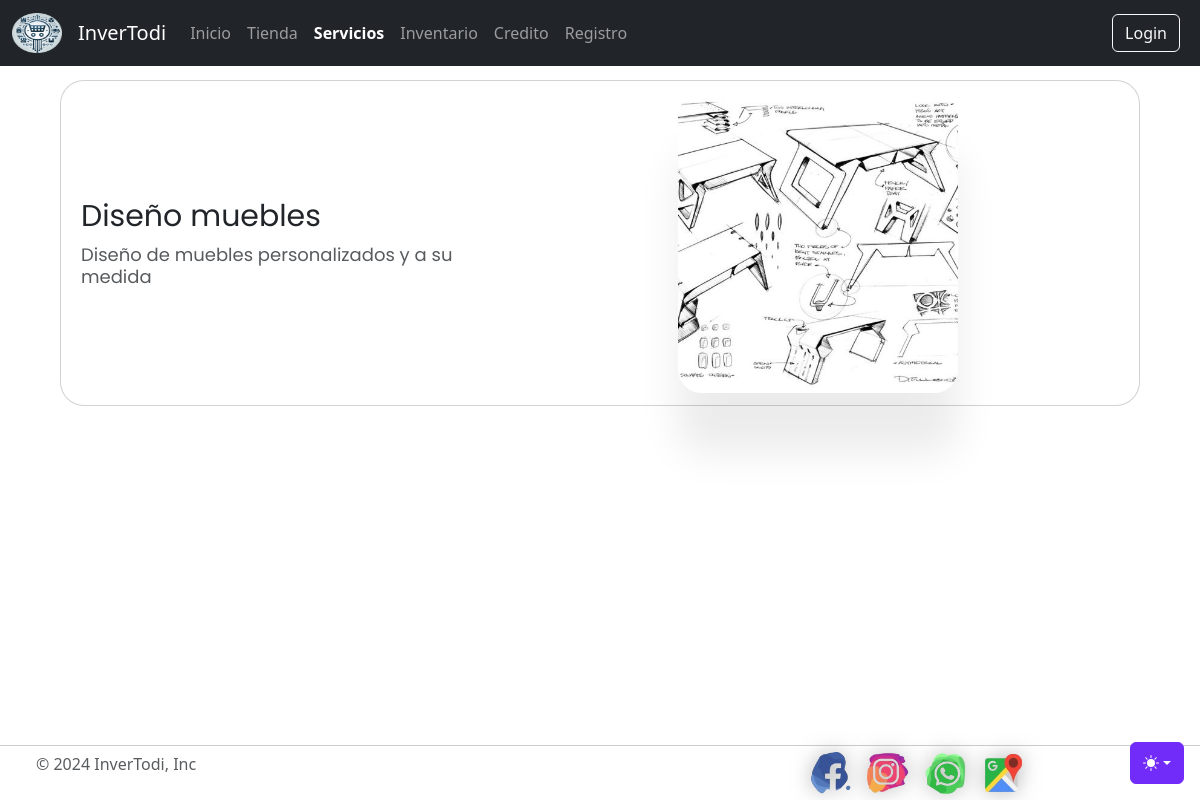
The app's page /servicios/, older data.
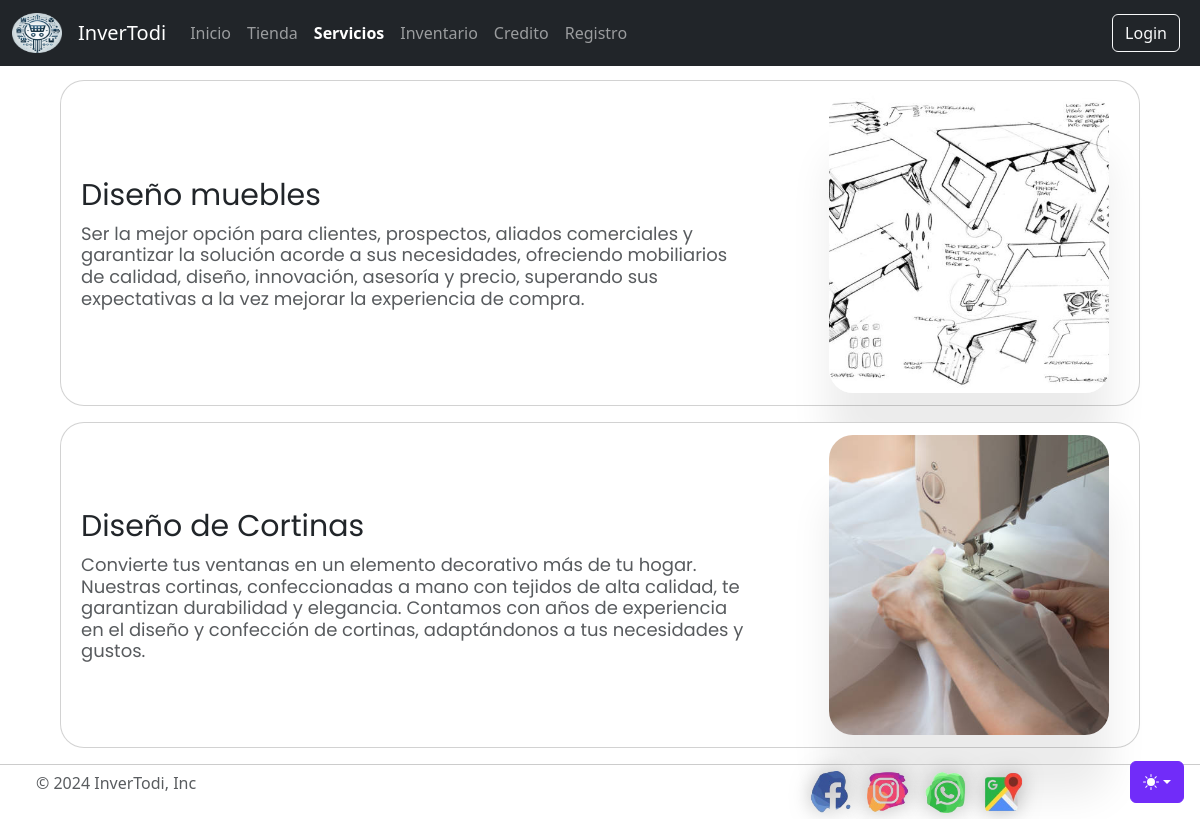
The same page, newer data.
### servicios/models.py (models this page shows, shortened)
class Servicio(models.Model):
    titulo=models.CharField(max_length=50)
    contenido=models.CharField(max_length=1000)
    imagen=models.ImageField(upload_to='servicios')
    created=models.DateTimeField(auto_now_add=True)
    updated=models.DateTimeField(auto_now_add=True)
    class Meta:
        verbose_name='Servicio'
        verbose_name_plural='Servicios'

### servicios/views.py (the view)
# urls.py: path('servicios/', include('servicios.urls')),
def servicios(request):
    servicios=Servicio.objects.all()
    return render(request,"servicios.html", {"servicios": servicios})

### servicios/templates/servicios.html (shortened to what this page needs)
{% extends "base.html" %}
{% load static %}
{% block content %}
<link rel="stylesheet" href="https://cdnjs.cloudflare.com/ajax/libs/font-awesome/6.5.1/css/all.min.css"/>
<div class="contenedor">
    {% for servicio in servicios %}
        <div class="card-service">
            <img class="card-service-img bd-placeholder-img bd-placeholder-img-lg featurette-image img-fluid mx-auto" width="500" height="500" preserveAspectRatio="xMidYMid slice"  src="{{servicio.imagen.url}}">
            <div>
                <div>
                    <h2>{{servicio.titulo}}</h2>
                    <h3>{{servicio.contenido}}</h3>
                </div>
            </div>
        </div>
    {% endfor %}
{% endblock %}

### appInventodi/templates/base.html (shortened to what this page needs)
<!doctype html>
<html lang="en" class="h-100" data-bs-theme="auto">
    <head>
        {% load humanize %}
        {% load static %}
        <link href="{% static 'css/bootstrap.min.css' %}" rel="stylesheet">
        <link href="{% static 'css/footerNavbar.css' %}" rel="stylesheet">
        <link href="{% static 'css/style.css' %}" rel="stylesheet">
        <link href="{% static 'css/grid.css' %}" rel="stylesheet">
        <link href="{% static 'css/carousel.css' %}" rel="stylesheet">
        <link href="{% static 'css/table.css' %}" rel="stylesheet">
    </head>
    <body>
        <div class="dropdown position-fixed bottom-0 end-0 mb-3 me-3 bd-mode-toggle">
            <button class="btn btn-bd-primary py-2 dropdown-toggle d-flex align-items-center"
                    id="bd-theme"
                    type="button"
                    aria-expanded="false"
                    data-bs-toggle="dropdown"
                    aria-label="Toggle theme (auto)">
                <svg class="bi my-1 theme-icon-active" width="1em" height="1em"><use href="#circle-half"></use></svg>
            </button>
        </div>
        <header data-bs-theme="dark">
            <nav class="navbar navbar-expand-md navbar-dark fixed-top bg-dark">
                <div class="container-fluid">
                    <a href="{% url 'Home' %}">
                        <img class="navbar-brand" href="{% url 'Home' %}" src="{% static 'img/logo.ico' %}" alt="Logo" width="50" height="50">
                    </a>
                    <a class="navbar-brand" href="{% url 'Home' %}">InverTodi</a>
                    <div class="collapse navbar-collapse" id="navbarCollapse">
                        <ul class="navbar-nav me-auto mb-2 mb-md-0">
                            <li class="nav-item">
                                <a class="nav-link {% if request.path == '/' %} present  {% endif %}" aria-current="page" href="{% url 'Home' %}">Inicio</a>
                            </li>
                            <li class="nav-item">
                                <a class="nav-link  {% if request.path == '/tienda/' %} present {% endif %}" aria-current="page" href="{% url 'Tienda' %}">Tienda</a>
                            </li>
                            <li class="nav-item">
                                <a class="nav-link  {% if request.path == '/servicios/' %} present {% endif %}" aria-current="page" href="{% url 'Servicios' %}">Servicios</a>
                            </li>
                            <li class="nav-item">
                                <a class="nav-link  {% if request.path == '/tienda/productos/' %} present {% endif %}" aria-current="page" href="{% url 'lista_productos' %}">Inventario</a>
                            </li>
                            <li class="nav-item">
                                <a class="nav-link  {% if request.path == '/credito/' %} present {% endif %}" aria-current="page" href="{% url 'Creditos' %}">Credito</a>
                            </li>
                            <li class="nav-item">
                                <a class="nav-link  {% if request.path == '/registro/ventas/' %} present {% endif %}" aria-current="page" href="{% url 'registro_ventas' %}">Registro</a>
                            </li>
                        </ul>
                        <div class="text-end">
                            <button type="button" class="btn btn-outline-light me-2">Login</button>
                        </div>
                    </div>
                </div>
            </nav>
          </header>
        <main style="margin-top: 1rem;">
                {% block content %}
                {% endblock %}
        </main>
        <footer>
            <div class="col-md-4 align-items-center" style="width: 50%;">
                <p class="mb-md-0 text-body-secondary">&copy; 2024 InverTodi, Inc</p>
            </div>
            <ul class="nav list-unstyled d-flex" style="width: 57%;display: flex !important;flex-direction: row;
                justify-content: center;">
                <a href="http://www.facebook.com" >
                    <img class="ms-3 footer-img" src="{% static 'img/face.png' %}" alt="Facebook">
                </a>
                <a href="http://www.instagram.com" >
                    <img class="ms-3 footer-img" src="{% static 'img/insta.png' %}" alt="Instagram">
                </a>
                <a href="http://www.whatsapp.com" >
                    <img class="ms-3 footer-img" src="{% static 'img/what.png' %}" alt="WhatsApp">
                </a>
                <a href="https://maps.app.goo.gl/puUXcixSYL7CX7vb6" >
                    <img class="ms-3 footer-img" src="{% static 'img/map.png' %}" alt="WhatsApp">
                </a>
            </ul>
        </footer>
    </body>
</html>

### appInventodi/static/css/footerNavbar.css (style rules this page uses)
.bd-placeholder-img { font-size: 1.125rem; text-anchor: middle; -webkit-user-select: none; -moz-user-select: none; user-select: none; }
@media (min-width: 768px) { .bd-placeholder-img-lg { font-size: 3.5rem; } }
.bi { vertical-align: -.125em; fill: currentColor; }
.btn-bd-primary { --bd-violet-bg: #712cf9; --bd-violet-rgb: 112.520718, 44.062154, 249.437846; --bs-btn-font-weight: 600; --bs-btn-color: var(--bs-white); --bs-btn-bg: var(--bd-violet-bg); --bs-btn-border-color: var(--bd-violet-bg); --bs-btn-hover-color: var(--bs-white); --bs-btn-hover-bg: #6528e0; --bs-btn-hover-border-color: #6528e0; --bs-btn-focus-shadow-rgb: var(--bd-violet-rgb); --bs-btn-active-color: var(--bs-btn-hover-color); --bs-btn-active-bg: #5a23c8; --bs-btn-active-border-color: #5a23c8; }
.bd-mode-toggle { z-index: 1500; }

### appInventodi/static/css/style.css (style rules this page uses)
.bd-placeholder-img { font-size: 1.125rem; text-anchor: middle; -webkit-user-select: none; -moz-user-select: none; user-select: none; }
.present { color: var(--bs-navbar-active-color); font-weight: bold; }
.bi { vertical-align: -.125em; fill: currentColor; }
.btn-bd-primary { --bd-violet-bg: #712cf9; --bd-violet-rgb: 112.520718, 44.062154, 249.437846; --bs-btn-font-weight: 600; --bs-btn-color: var(--bs-white); --bs-btn-bg: var(--bd-violet-bg); --bs-btn-border-color: var(--bd-violet-bg); --bs-btn-hover-color: var(--bs-white); --bs-btn-hover-bg: #6528e0; --bs-btn-hover-border-color: #6528e0; --bs-btn-focus-shadow-rgb: var(--bd-violet-rgb); --bs-btn-active-color: var(--bs-btn-hover-color); --bs-btn-active-bg: #5a23c8; --bs-btn-active-border-color: #5a23c8; }
.bd-mode-toggle { z-index: 1500; }
.contenedor { display: flex; background: var(--gradient); color: #fdfcfd; font-family: "Euclid Circular A", "Poppins"; flex-direction: column; align-items: center; }
.card-service { display: flex ; margin: 1rem 0 0 0; align-items: center; width: 90%; padding: 1% 30px 1% 20px; border-radius: 24px; flex-direction: row-reverse; color: var(--bs-body-color); border: var(--bs-card-border-width) solid var(--bs-card-border-color); --bs-card-border-width: var(--bs-border-width); --bs-card-border-color: var(--bs-border-color-translucent); --bs-card-bg: var(--bs-body-bg); background-color: var(--bs-card-bg); }
.card-service-img { max-width: 280px; width: 36vw; height: 300px; object-fit: cover; border-radius: inherit; box-shadow: 0 60px 40px rgb(0 0 0 / 8%); transition: border-radius 0.3s; }
.card-service h2 { font-size: 30px; font-weight: 400; margin-top: 0; margin-right: 30px; margin-bottom: 10px; }
.card-service h3 { font-size: 18px; font-weight: 400; margin: 0; opacity: 0.75; width: 90%; }
html, body { height: 100%; margin: 0; display: flex; flex-direction: column; }
body { display: flex; flex-direction: column; min-height: 100vh; }
main { flex: 1; }
footer { padding: 10px; margin-top: 1rem; padding: 0.5% 0rem 0.5% 3%; display: flex !important; border-top: 1px solid #ccc; }
.footer-img { filter: drop-shadow(0 0 10px rgba(116, 116, 116, 0.5)); border-radius: 22%; width: 2rem; }
@media (min-width: 768px) { .bd-placeholder-img-lg { font-size: 3.5rem; } }
@media (min-width: 768px) { .footer-img { width: 2.6rem; } }

### appInventodi/static/css/carousel.css (style rules this page uses)
body { padding-top: 3rem; color: rgb(var(--bs-tertiary-color-rgb)); }

Row changes from the older to the newer data that the page shows:
changed Servicio "Diseño muebles": contenido "Diseño de muebles personalizados y a su medida" → "Ser la mejor opción para clientes, prospectos, aliados comerciales y garantizar la solución acorde a sus necesidades, ofreciendo mobiliarios de calidad, diseño, innovación, asesoría y precio, superando sus expectativas a la vez mejorar la experiencia de compra."
added Servicio: imagen (picture), titulo "Diseño de Cortinas", contenido "Convierte tus ventanas en un elemento decorativo más de tu hogar. Nuestras cortinas, confeccionadas a mano con tejidos de alta calidad, te garantizan durabilidad y elegancia. Contamos con años de experiencia en el diseño y confección de cortinas, adaptándonos a tus necesidades y gustos."
